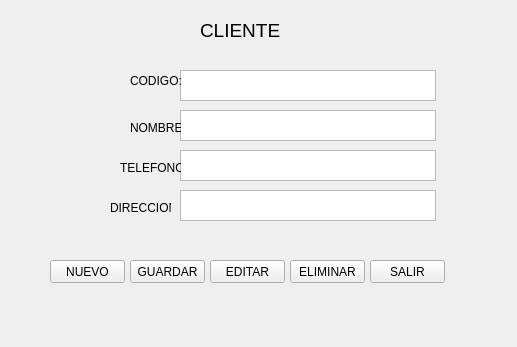
<?xml version="1.0" encoding="UTF-8"?>
<ui version="4.0">
 <class>FrmCliente</class>
 <widget class="QWidget" name="FrmCliente">
  <property name="geometry">
   <rect>
    <x>0</x>
    <y>0</y>
    <width>517</width>
    <height>347</height>
   </rect>
  </property>
  <property name="windowTitle">
   <string>Form</string>
  </property>
  <widget class="QLabel" name="label">
   <property name="geometry">
    <rect>
     <x>200</x>
     <y>10</y>
     <width>81</width>
     <height>41</height>
    </rect>
   </property>
   <property name="font">
    <font>
     <pointsize>14</pointsize>
    </font>
   </property>
   <property name="text">
    <string>CLIENTE</string>
   </property>
  </widget>
  <widget class="QTextBrowser" name="textBrowser">
   <property name="geometry">
    <rect>
     <x>180</x>
     <y>70</y>
     <width>256</width>
     <height>31</height>
    </rect>
   </property>
  </widget>
  <widget class="QTextBrowser" name="textBrowser_2">
   <property name="geometry">
    <rect>
     <x>180</x>
     <y>110</y>
     <width>256</width>
     <height>31</height>
    </rect>
   </property>
  </widget>
  <widget class="QTextBrowser" name="textBrowser_3">
   <property name="geometry">
    <rect>
     <x>180</x>
     <y>150</y>
     <width>256</width>
     <height>31</height>
    </rect>
   </property>
  </widget>
  <widget class="QTextBrowser" name="textBrowser_4">
   <property name="geometry">
    <rect>
     <x>180</x>
     <y>190</y>
     <width>256</width>
     <height>31</height>
    </rect>
   </property>
  </widget>
  <widget class="QLabel" name="label_2">
   <property name="geometry">
    <rect>
     <x>130</x>
     <y>70</y>
     <width>51</width>
     <height>21</height>
    </rect>
   </property>
   <property name="text">
    <string>CODIGO:</string>
   </property>
  </widget>
  <widget class="QLabel" name="label_3">
   <property name="geometry">
    <rect>
     <x>130</x>
     <y>120</y>
     <width>51</width>
     <height>16</height>
    </rect>
   </property>
   <property name="text">
    <string>NOMBRE:</string>
   </property>
  </widget>
  <widget class="QLabel" name="label_4">
   <property name="geometry">
    <rect>
     <x>120</x>
     <y>160</y>
     <width>61</width>
     <height>16</height>
    </rect>
   </property>
   <property name="text">
    <string>TELEFONO:</string>
   </property>
  </widget>
  <widget class="QLabel" name="label_5">
   <property name="geometry">
    <rect>
     <x>110</x>
     <y>200</y>
     <width>61</width>
     <height>16</height>
    </rect>
   </property>
   <property name="text">
    <string>DIRECCION:</string>
   </property>
  </widget>
  <widget class="QPushButton" name="pushButton">
   <property name="geometry">
    <rect>
     <x>130</x>
     <y>260</y>
     <width>75</width>
     <height>23</height>
    </rect>
   </property>
   <property name="text">
    <string>GUARDAR</string>
   </property>
  </widget>
  <widget class="QPushButton" name="pushButton_2">
   <property name="geometry">
    <rect>
     <x>210</x>
     <y>260</y>
     <width>75</width>
     <height>23</height>
    </rect>
   </property>
   <property name="text">
    <string>EDITAR</string>
   </property>
  </widget>
  <widget class="QPushButton" name="pushButton_3">
   <property name="geometry">
    <rect>
     <x>290</x>
     <y>260</y>
     <width>75</width>
     <height>23</height>
    </rect>
   </property>
   <property name="text">
    <string>ELIMINAR</string>
   </property>
  </widget>
  <widget class="QPushButton" name="pushButton_4">
   <property name="geometry">
    <rect>
     <x>370</x>
     <y>260</y>
     <width>75</width>
     <height>23</height>
    </rect>
   </property>
   <property name="text">
    <string>SALIR</string>
   </property>
  </widget>
  <widget class="QPushButton" name="pushButton_5">
   <property name="geometry">
    <rect>
     <x>50</x>
     <y>260</y>
     <width>75</width>
     <height>23</height>
    </rect>
   </property>
   <property name="text">
    <string>NUEVO</string>
   </property>
  </widget>
 </widget>
 <resources/>
 <connections/>
</ui>
